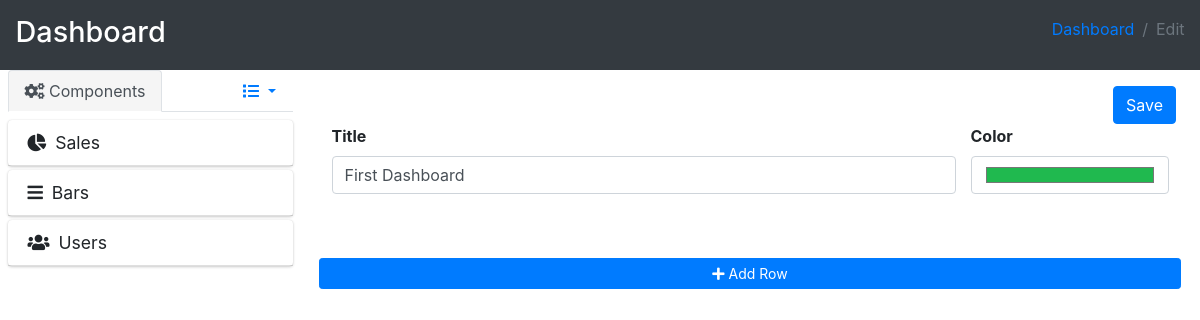
The page /edit.php?id=1 on the database as committed earlier.
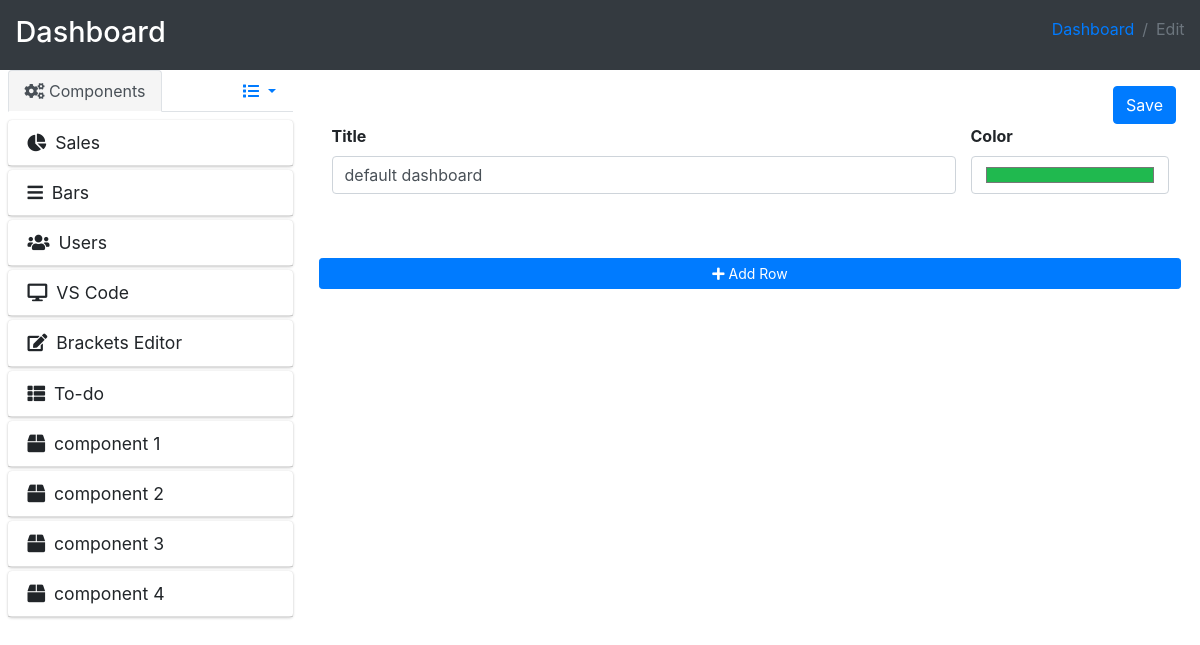
The same page on the database as committed later.
### tables this page shows
CREATE TABLE `components` (
  `id` int(11) NOT NULL,
  `title` varchar(255) NOT NULL,
  `icon` varchar(255) NOT NULL
);

CREATE TABLE `dashboards` (
  `id` int(11) NOT NULL,
  `name` varchar(255) NOT NULL,
  `color` varchar(100) NOT NULL
);

### edit.php (the view, shortened to what this page needs)
<?php
include_once('connection/connect.php');
$query = mysqli_query($conn,"SELECT * FROM components");
if (isset($_GET['id'])) {
  $dashboard_id = $_GET['id'];
} else {
  header('location:index.php');
}
$dashboard_detail = mysqli_fetch_array(mysqli_query($conn,"SELECT * FROM dashboards WHERE id = '$dashboard_id';"));
?>
<!DOCTYPE html>
<html lang="en">
<head>
  <link rel="stylesheet" href="plugins/fontawesome-free/css/all.min.css">
  <link rel="stylesheet" href="plugins/tempusdominus-bootstrap-4/css/tempusdominus-bootstrap-4.min.css">
  <link rel="stylesheet" href="dist/css/adminlte.min.css">
</head>
<body class="hold-transition sidebar-mini layout-fixed">
  <div class="wrapper">
    <div class="w-100">
      <div class="content-header bg-dark">
        <div class="container-fluid">
          <div class="row mb-2">
            <div class="col-sm-6">
              <h1 class="m-0">Dashboard</h1>
            </div>
            <div class="col-sm-6">
              <ol class="breadcrumb float-sm-right">
                <li class="breadcrumb-item"><a href="edit.php">Dashboard</a></li>
                <li class="breadcrumb-item active">Edit</a></li>
              </ol>
            </div>
          </div>
        </div>
      </div>
      <section class="content">
        <div class="container-fluid">
          <div class="row mt-3">
            <section class="col-lg-3 component-sidebar">
              <nav>
                <div class="nav nav-tabs justify-content-between" id="nav-tab" role="tablist">
                  <a class="nav-link active" id="nav-home-tab" data-toggle="tab" href="#nav-home" role="tab" aria-controls="nav-home" aria-selected="true">
                    <i class="fas fa-cogs"></i> Components
                  </a>
                  <a class="nav-link dropdown-toggle" href="javascript:void(0);" id="dropdownMenuButton" data-toggle="dropdown">
                    <i class="fas fa-list"></i>
                  </a>
                </div>
              </nav>
              <div class="tab-content" id="nav-tabContent">
                <div class="tab-pane fade show active pt-2 connectedSortable" id="nav-home" role="tabpanel" aria-labelledby="nav-home-tab">
                  <?php while ($component = mysqli_fetch_array($query)) : ?>
                    <div class="card mb-1" data-component-id="<?= $component['id'] ?>">
                      <div class="card-header">
                        <h3 class="card-title">
                          <i class="<?= $component['icon'] ?> mr-1"></i>
                          <?= $component['title'] ?>
                        </h3>
                      </div>
                    </div>
                  <?php endwhile; ?>
                </div>
              </div>
            </section>
            <section class="col-lg-9">
              <div class="container px-4 mb-3">
                <div class="row justify-content-end">
                      <button type="button" class="btn btn-primary" onclick="saveDashboard()">Save</button>
                </div>
                <div class="row">
                    <div class="form-group col-md-9">
                      <label>Title</label>
                      <input type="text" class="form-control" id="dashboard-title" value="<?= $dashboard_detail['name'] ?>">
                    </div>
                    <div class="form-group col-md-3">
                      <label>Color</label>
                      <input type="color" class="form-control" id="dashboard-color" value="<?= $dashboard_detail['color'] ?>">
                    </div>
                </div>
              </div>
              <div class="container-fluid d-flex justify-content-center mt-5">
                <button type="button" class="btn btn-primary btn-sm mx-1 btn-block" onclick="addRow()">
                  <i class="fas fa-plus"></i>
                  Add Row
                </button>
              </div>
            </section>
          </div>
        </div>
      </section>
    </div>
  </div>
</body>
</html>

### edit.php (style rules this page uses)
.content-header { height: 70px; }
.component-sidebar { height: calc(100vh - 70px); margin-top: -16px; overflow: hidden; overflow-y: scroll; }
.nav-tabs .nav-link.active { background-color: #f5f5f5; }
.connectedSortable { min-height:50px; }

Rows that differ between the two databases and show on the page:
added components: title "VS Code"
added components: title "Brackets Editor"
added components: title "To-do"
added components: title "component 1"
added components: title "component 2"
added components: title "component 3"
added components: title "component 4"
changed dashboards: name "First Dashboard" → "default dashboard"
